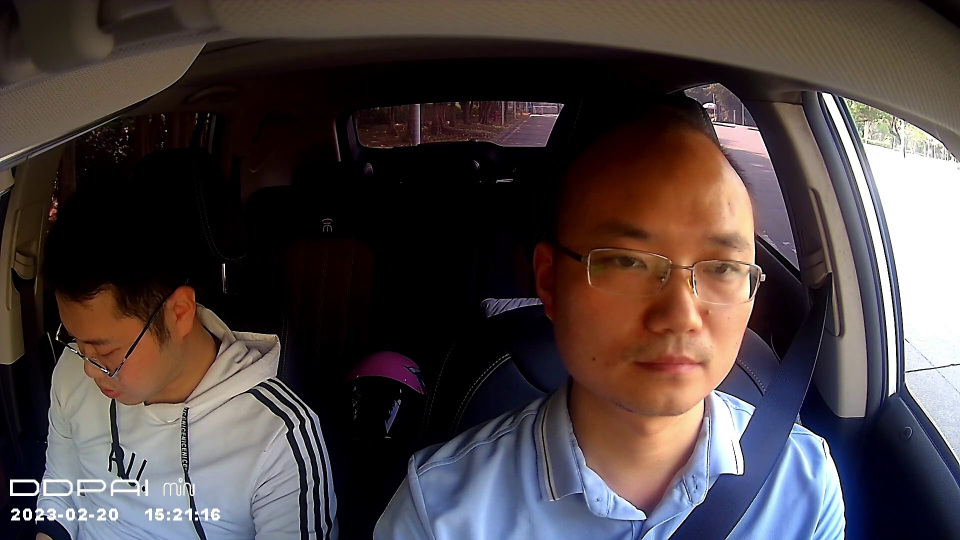
#> input picture key frame/images/day_man_001_10_1_250.png, 1920 x 1080 px (shown at 1/2 size)
$ jupyter execute Fatigue_driving_detection_video.ipynb
#> lines starting #> are read from the running program, lines starting #| are printed output that depends on the picture; pictures that were not available may be replaced by others from this repository, and a replacement may not be noted
# “挑战杯”大赛“揭榜挂帅”赛道-疲劳分神驾驶检测Baseline
本案例的第1、2步可以省略，第3步的文件夹中已包含处理好的数据集，如果不需要训练，可以直接运行步骤4<br>
注意：该案例中moxing库为华为自研，无法在本地安装。<br>
如需在本地使用案例代码，可以把代码拷贝之后 下载到本地使用<br>

## 1、视频抽帧
抽取关键帧图像使用代码如下，可能需要修改视频所在路径

这里只用了一开始提供的142段视频

[cell 1]
import cv2
import argparse
import json
import os
import numpy as np
import errno


# [11 lines left out: function getInfo, not called in this run]


def scale(img, xScale, yScale):
    res = cv2.resize(img, None,fx=xScale, fy=yScale, interpolation = cv2.INTER_AREA)
    return res


def resize(img, width, heigth):
    res = cv2.resize(img, (width, heigth), interpolation=cv2.INTER_AREA)
    return res

#可能的优化：
#1.K-means clustering的可靠程度
#2.提取色块个数
#3.是否应该全局提取色块个数？

#对一张keyframe image用k-means clustering完成主要色块的bgr值和各色块在image中拥有的pixel个数
#返回cols:a list of {"count": 各色块在image中拥有的pixel个数, "col": 该色块的bgr值}
# [36 lines left out: function extract_cols, not called in this run]


#可能的优化：
#1.提取灰度信息可靠吗？
#2.提取灰度信息后
###1.缩放图片至四分之一会产生什么影响？
###2.对缩放后的gray进行了高斯模糊会产生什么影响？
#3.逐帧比较灰度点不同个数多少可以判定为

#返还data
#data组成：
##1."frame_info": a list of {"frame_number","与上一帧灰度像素点不同个数(diff_count)包括0个"}
##2."stats":{
'''
        "num": 帧数,
        "min": 灰度差异个数最小值,
        "max": 灰度差异个数最大值,
        "mean": 灰度差异个数平均值,
        "median": 灰度差异个数中位数,
        "sd": 灰度差异个数标准差,
        "greater_than_mean": 灰度差异个数比平均值大的帧数,
        "greater_than_median": 灰度差异个数比中位数大的帧数,
        "greater_than_one_sd": 灰度差异个数超出1个std的帧数,
        "greater_than_two_sd": 灰度差异个数超出2个std的帧数,
        "greater_than_three_sd": 灰度差异个数超出3个std的帧数,
'''
### }
def calculateFrameStats(sourcePath, verbose=True, after_frame=0):  # 提取相邻帧的差别

#> called with verbose = False, after_frame = 0
    cap = cv2.VideoCapture(sourcePath)  # 提取视频

    data = {
        "frame_info": []
    }

    lastFrame = None
    while(cap.isOpened()):
        ret, frame = cap.read()
#> frame is the input picture: shape (1080, 1920, 3); mean B, G, R 65.5, 65.2, 75.4
        if frame is None:
            break

        frame_number = cap.get(cv2.CAP_PROP_POS_FRAMES) - 1
        gray = cv2.cvtColor(frame, cv2.COLOR_BGR2GRAY)      # 提取灰度信息
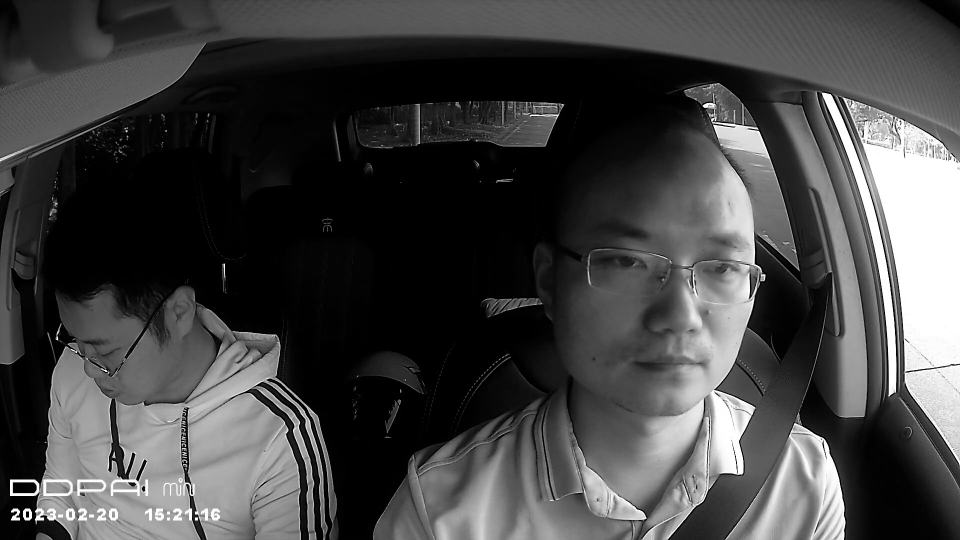
#> gray: shape (1080, 1920) (shown at 1/2 size); min 0, max 255, mean 68.2
        gray = scale(gray, 0.25, 0.25)      # 缩放为原来的四分之一
#> in scale, `res = cv2.resize(img, None,fx=xScale, fy=yScale, interpolation = cv2.I..`:
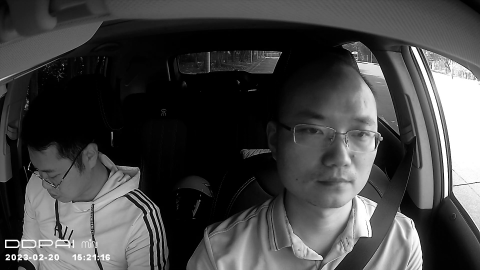
#> res: shape (270, 480); min 0, max 255, mean 68.2
        gray = cv2.GaussianBlur(gray, (9, 9), 0.0)   # 做高斯模糊
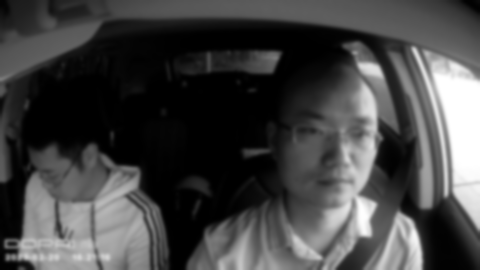
#> gray: shape (270, 480); min 0, max 255, mean 68.2
        # lastFrame = gray
        if frame_number < after_frame:
            lastFrame = gray
            continue

        if lastFrame is not None:
            diff = cv2.subtract(gray, lastFrame)        # 用当前帧减去上一帧
            diffMag = cv2.countNonZero(diff)        # 计算两帧灰度值不同的像素点个数
            frame_info = {
                "frame_number": int(frame_number),
                "diff_count": int(diffMag)
            }
            data["frame_info"].append(frame_info)
            if verbose:
                cv2.imshow('diff', diff)
                if cv2.waitKey(1) & 0xFF == ord('q'):
                    break
        # Keep a ref to this frame for differencing on the next iteration
        lastFrame = gray

    cap.release()
    cv2.destroyAllWindows()

    # compute some states
    diff_counts = [fi["diff_count"] for fi in data["frame_info"]]
    data["stats"] = {
        "num": len(diff_counts),
        "min": np.min(diff_counts),
        "max": np.max(diff_counts),
        "mean": np.mean(diff_counts),
        "median": np.median(diff_counts),
        "sd": np.std(diff_counts)   # 计算所有帧之间, 像素变化个数的标准差
    }
    greater_than_mean = [fi for fi in data["frame_info"] if fi["diff_count"] > data["stats"]["mean"]]
    greater_than_median = [fi for fi in data["frame_info"] if fi["diff_count"] > data["stats"]["median"]]
    greater_than_one_sd = [fi for fi in data["frame_info"] if fi["diff_count"] > data["stats"]["sd"] + data["stats"]["mean"]]
    greater_than_two_sd = [fi for fi in data["frame_info"] if fi["diff_count"] > (data["stats"]["sd"] * 2) + data["stats"]["mean"]]
    greater_than_three_sd = [fi for fi in data["frame_info"] if fi["diff_count"] > (data["stats"]["sd"] * 3) + data["stats"]["mean"]]

    # 统计其他信息
    data["stats"]["greater_than_mean"] = len(greater_than_mean)
    data["stats"]["greater_than_median"] = len(greater_than_median)
    data["stats"]["greater_than_one_sd"] = len(greater_than_one_sd)
    data["stats"]["greater_than_three_sd"] = len(greater_than_three_sd)
    data["stats"]["greater_than_two_sd"] = len(greater_than_two_sd)

    return data

def writeImagePyramid(destPath,  name, seqNumber, image):
    fullPath = os.path.join(destPath, name + "_" + str(seqNumber) + ".png")
    cv2.imwrite(fullPath, image)

#可能的优化
#1.灰度差异个数threshold取了mean+2.05*std可靠吗？
#2.喂给extract_cols的一帧的数据是放缩到了长宽都是100有影响吗？
###找的色块个数是5个合理吗？

#返还data
#给灰度差异个数超过threshold的所有keyframe添加了"dominant_cols"变成 {"frame_number","灰度像素点不同个数(diff_count)包括0个","dominant_cols"}

#把所有keyframe全部存进key frame/images 命名："day_man_001_10_1_202.png"

# [32 lines left out: function detectScenes, not called in this run]


def makeOutputDirs(path):
    try:
        os.makedirs(os.path.join(path, "metadata"))
        os.makedirs(os.path.join(path, "images"))

    except OSError as exc: # Python >2.5
        if exc.errno == errno.EEXIST and os.path.isdir(path):
            pass
        else:
            raise
